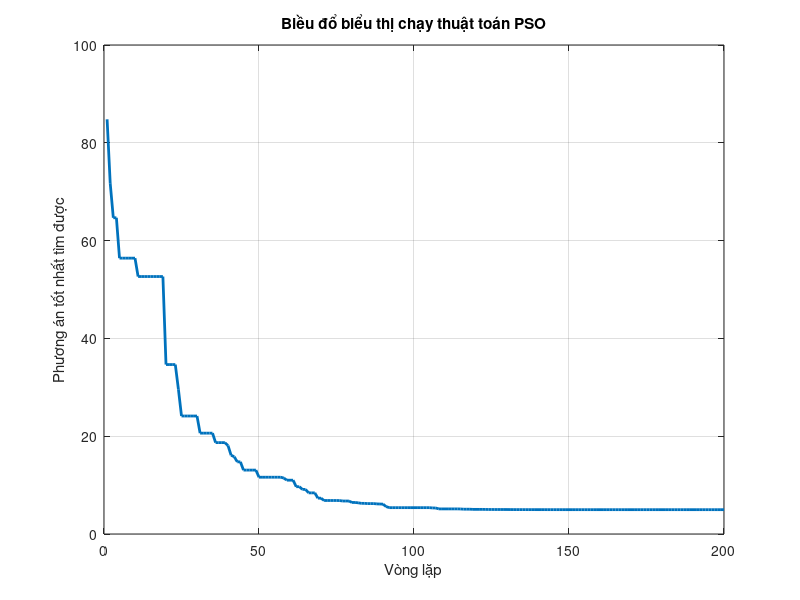

Here is the MATLAB script that generated this plot:
clc; clear; close all;

%% Khởi tạo các thành phần
nVar = 10;                     % Số chiều của bài toán
VarMin = -5.12;                % Giới hạn dưới
VarMax =  5.12;                % Giới hạn trên

nPop = 40;                     % Số lượng hạt
MaxIt = 200;                   % Số vòng lặp

w = 0.72;                      % Trọng số quán tính
c1 = 1.5;                      % Hệ số nhận thức 
c2 = 1.5;                      % Hệ số xã hội 

Vmax = 0.2*(VarMax-VarMin);
Vmin = -Vmax;

%% Hàm mục tiêu
rastrigin = @(x) sum(x.^2 - 10*cos(2*pi*x) + 10);

%% Khởi tạo quần thể
particle.Position = [];
particle.Velocity = [];
particle.Cost = [];
particle.Best.Position = [];
particle.Best.Cost = [];

pop = repmat(particle, nPop, 1);
GlobalBest.Cost = inf;

for i = 1:nPop
    pop(i).Position = VarMin + rand(1,nVar).*(VarMax - VarMin);
    pop(i).Velocity = zeros(1,nVar);

    pop(i).Cost = rastrigin(pop(i).Position);

    pop(i).Best.Position = pop(i).Position;
    pop(i).Best.Cost = pop(i).Cost;

    if pop(i).Best.Cost < GlobalBest.Cost
        GlobalBest = pop(i).Best;
    end
end

%% Vòng lặp PSO chính
BestCost = zeros(MaxIt,1);

for it = 1:MaxIt
    for i = 1:nPop

        % Cập nhật vận tốc
        pop(i).Velocity = w*pop(i).Velocity ...
            + c1*rand(1,nVar).*(pop(i).Best.Position - pop(i).Position) ...
            + c2*rand(1,nVar).*(GlobalBest.Position - pop(i).Position);

        % Giới hạn vận tốc
        pop(i).Velocity = max(pop(i).Velocity, Vmin);
        pop(i).Velocity = min(pop(i).Velocity, Vmax);

        % Cập nhật vị trí
        pop(i).Position = pop(i).Position + pop(i).Velocity;

        % Giới hạn vị trí
        pop(i).Position = max(pop(i).Position, VarMin);
        pop(i).Position = min(pop(i).Position, VarMax);

        % Tính cost
        pop(i).Cost = rastrigin(pop(i).Position);

        % Cập nhật pbest
        if pop(i).Cost < pop(i).Best.Cost
            pop(i).Best.Position = pop(i).Position;
            pop(i).Best.Cost = pop(i).Cost;

            % Cập nhật gbest
            if pop(i).Best.Cost < GlobalBest.Cost
                GlobalBest = pop(i).Best;
            end
        end
    end

    BestCost(it) = GlobalBest.Cost;
    fprintf('Vòng lặp thứ %d: gbest = %.6f\n', it, BestCost(it));
end

%% Đồ thị hội tụ
figure;
plot(BestCost, 'LineWidth', 2);
xlabel('Vòng lặp');
ylabel('Phương án tốt nhất tìm được');
title('Biều đổ biểu thị chạy thuật toán PSO');
grid on;

%% Kết quả cuối
disp('-------------------------');
disp('Nghiệm tối ưu tìm được:');
disp(GlobalBest.Position);

disp('Giá trị hàm nhỏ nhất:');
disp(GlobalBest.Cost);
